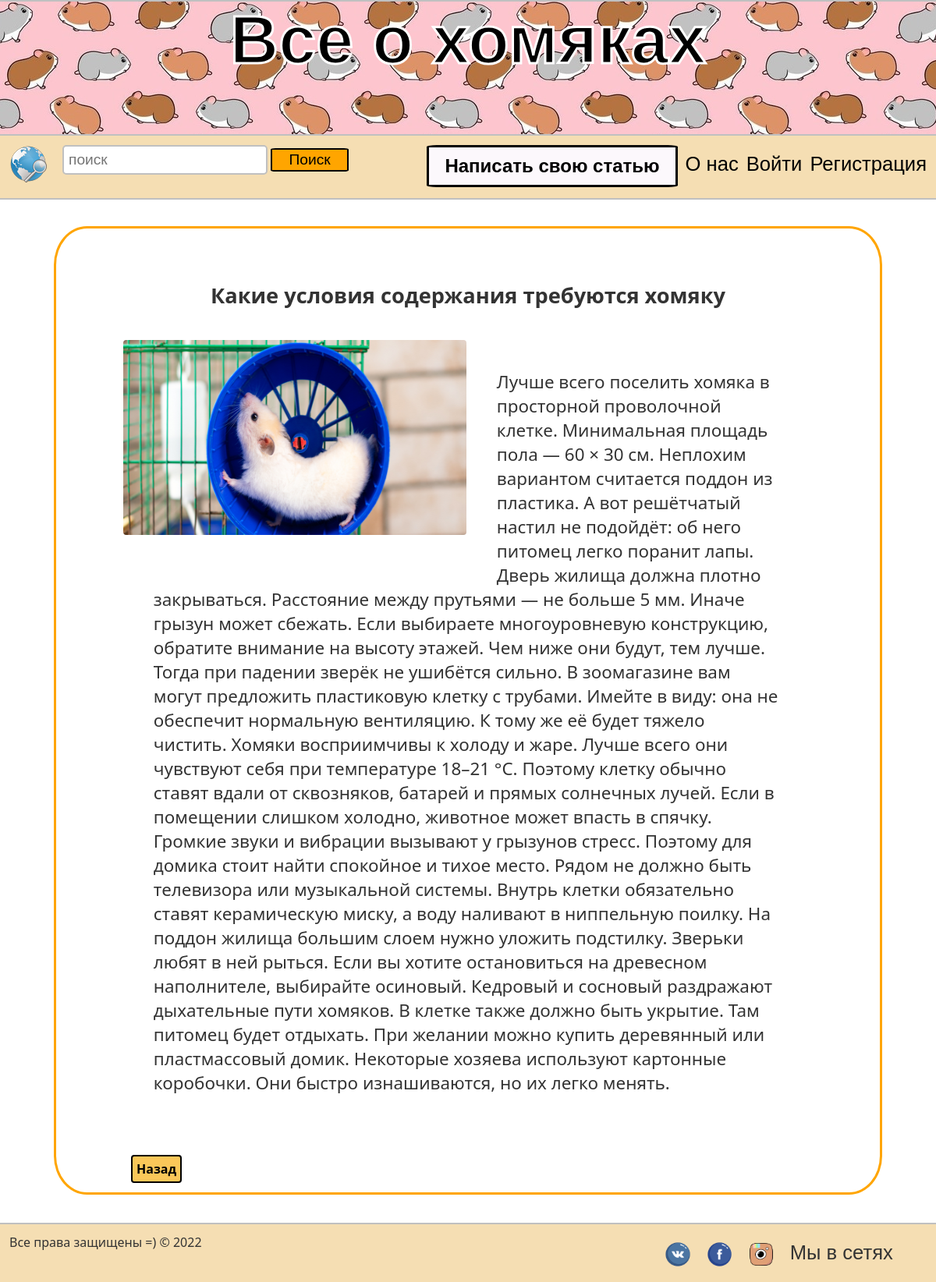
/blog/uslovija/, run on the app's committed database.
### myblog/models.py (models this page shows, shortened)
class Post(models.Model):
    title = models.CharField(max_length=200)
    url = models.SlugField(null=False, unique=True)
    content = models.TextField()
    image = models.ImageField()
    created_at = models.DateField(default=timezone.now)
    author = models.ForeignKey(User, on_delete=models.CASCADE)

### myblog/views.py (the view)
# urls.py: path('blog/<slug>/', PostDetailView.as_view(), name='post_detail'),
class PostDetailView(View):
    def get(self, request, slug, *args, **kwargs):
        post = get_object_or_404(Post, url=slug)
        return render(request, 'myblog/post_detail.html', context={'post': post})

### myblog/templates/myblog/post_detail.html (shortened to what this page needs)
{% extends './base.html' %}
{% load static %}
{% block content %}
    <div class="post_detail">
		<h4>{{ post.title }}</h4>
        <img src="{{ post.image.url }}">
		<p>{{ post.content }}</p>
		<a href="{% url 'index' %}">Назад</a>
	</div>
{% endblock %}

### myblog/static/css/style.css (style rules this page uses)
* { margin: 0; padding: 0; outline: none; }
html { height: 100%; }
body { width: 100%; height: 100%; color: #333; background-color: f7f7f7; font-size: 1em; font-family: "Segoe UI", sans-serif; }
a { color: black; text-decoration: none; transition: all.6s ease; -moz-transition: all.6s ease; }
.post_detail { border: 3px solid orange; border-radius: 4%; width: 80%; margin-left: auto; margin-right: auto; margin-top: 3%; margin-bottom: 3%; min-height: auto; padding: 4%; }
.post_detail h4 { font-size: 1.7em; text-align: center; margin-top: 2%; }
.post_detail img { width: 440px; height: 250px; border-radius: 4px 4px 4px 4px; margin: 4%; float: left; }
.post_detail p { font-size: 1.4em; font-family: "Segoe UI", sans-serif; margin: 2%; padding: 6%; }
.post_detail a { padding: 5px; background-color: #FAC759; margin-left: 5%; border-radius: 4px; float: left; margin-bottom: 5%; font-weight: bold; border: 2px solid #FAC759; border: 2px solid black; }

### data on the page
Post: title "Какие условия содержания требуются хомяку", image (picture), content "Лучше всего поселить хомяка в просторной проволочной клетке. Минимальная площадь пола — 60 × 30 см. Неплохим вариантом считается поддон из пластика. А вот решётчатый настил не подойдёт: об него питомец легко поранит лапы. Дверь жилища должна плотно закрываться. Расстояние между прутьями — не больше 5 мм. Иначе грызун может сбежать. Если выбираете многоуровневую конструкцию, обратите внимание на высоту этажей. Чем ниже они будут, тем лучше. Тогда при падении зверёк не ушибётся сильно. В зоомагазине вам могут предложить пластиковую клетку с трубами. Имейте в виду: она не обеспечит нормальную вентиляцию. К тому же её будет тяжело чистить. Хомяки восприимчивы к холоду и жаре. Лучше всего они…"
